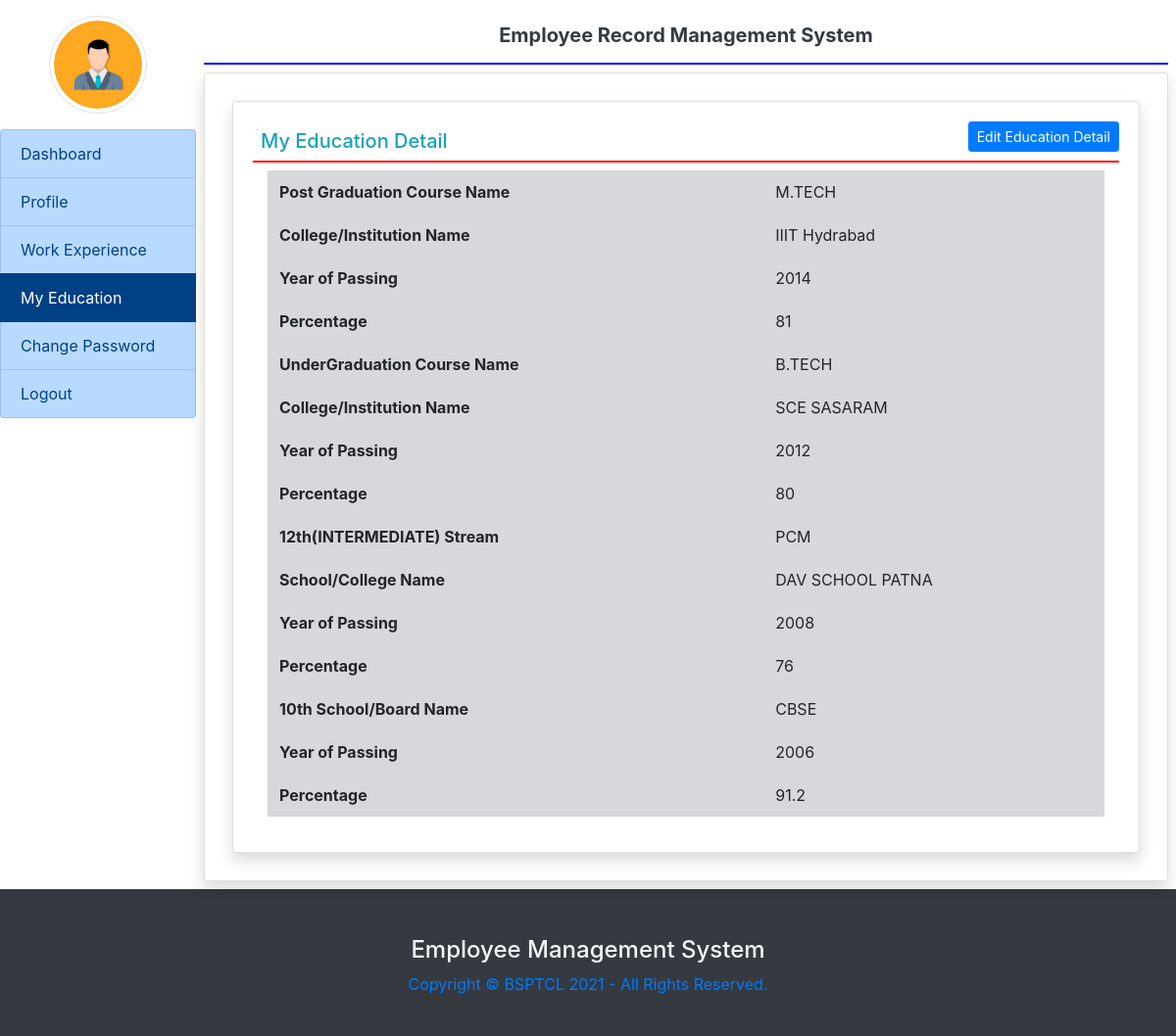
/my_education (signed in), run on the app's committed database.
### employee/models.py (models this page shows, shortened)
class EmployeeEducation(models.Model):
    user = models.ForeignKey(User,on_delete=models.CASCADE)
    coursepg = models.CharField(max_length=100,null=True)
    schoolclgpg = models.CharField(max_length=200,null=True)
    yearofpassingpg = models.CharField(max_length=20, null=True)
    percentagepg = models.CharField(max_length=30, null=True)
    courseug = models.CharField(max_length=100, null=True)
    schoolclgug = models.CharField(max_length=200, null=True)
    yearofpassingug = models.CharField(max_length=20, null=True)
    percentageug = models.CharField(max_length=30, null=True)
    coursessc = models.CharField(max_length=100, null=True)
    schoolclgssc = models.CharField(max_length=200, null=True)
    yearofpassingssc = models.CharField(max_length=20, null=True)
    percentagessc = models.CharField(max_length=30, null=True)
    coursehsc = models.CharField(max_length=100, null=True)
    schoolclghsc = models.CharField(max_length=200, null=True)
    yearofpassinghsc = models.CharField(max_length=20, null=True)
    percentagehsc = models.CharField(max_length=30, null=True)

### employee/views.py (the view)
# urls.py: path('my_education',my_education,name='my_education'),
def my_education(request):
    if not request.user.is_authenticated:
        return redirect('emp_login')
    user = request.user
    education = EmployeeEducation.objects.get(user=user)
    return render(request,'my_education.html',locals())

### employee/templates/my_education.html
{% extends 'emp_base.html' %}
{% block main%}
<div class="card shadow m-2">
    <div class="card-body">
       <a href="{% url 'edit_education' %}" class="btn btn-primary float-right btn-sm">Edit Education Detail</a>
        <h5 class="p-2 text-info" style="border-bottom : 2px solid red" > My Education Detail </h5>
       <div class="container-fluid">
           <table class="table table-borderless table-secondary">
               <tr>
                   <th>Post Graduation Course Name</th>
                   <td>{{education.coursepg}}</td>
               </tr>
               <tr>
                   <th>College/Institution Name</th>
                   <td>{{education.schoolclgpg}}</td>
               </tr>
               <tr>
                   <th>Year of Passing</th>
                   <td>{{education.yearofpassingpg}}</td>
               </tr>
               <tr>
                   <th>Percentage</th>
                   <td>{{education.percentagepg}}</td>
               </tr>
               <tr>
                   <th>UnderGraduation Course Name</th>
                   <td>{{education.courseug}}</td>
               </tr>
               <tr>
                   <th>College/Institution Name</th>
                   <td>{{education.schoolclgug}}</td>
               </tr>
               <tr>
                   <th>Year of Passing</th>
                   <td>{{education.yearofpassingug}}</td>
               </tr>
               <tr>
                   <th>Percentage</th>
                   <td>{{education.percentageug}}</td>
               </tr>
               <tr>
                   <th>12th(INTERMEDIATE) Stream</th>
                   <td>{{education.coursessc}}</td>
               </tr>
               <tr>
                   <th>School/College Name</th>
                   <td>{{education.schoolclgssc}}</td>
               </tr>
               <tr>
                   <th>Year of Passing</th>
                   <td>{{education.yearofpassingssc}}</td>
               </tr>
               <tr>
                   <th>Percentage</th>
                   <td>{{education.percentagessc}}</td>
               </tr>
               <tr>
                   <th>10th School/Board Name</th>
                   <td>{{education.schoolclghsc}}</td>
               </tr>
               <tr>
                   <th>Year of Passing</th>
                   <td>{{education.yearofpassinghsc}}</td>
               </tr>
               <tr>
                   <th>Percentage</th>
                   <td>{{education.percentagehsc}}</td>
               </tr>
           </table>
       </div>
    </div>
</div>
{% endblock %}

### data on the page
EmployeeEducation: coursepg "M.TECH", schoolclgpg "IIIT Hydrabad", yearofpassingpg "2014", percentagepg "81", courseug "B.TECH", schoolclgug "SCE SASARAM", yearofpassingug "2012", percentageug "80", coursessc "PCM", schoolclgssc "DAV SCHOOL PATNA", yearofpassingssc "2008", percentagessc "76", schoolclghsc "CBSE", yearofpassinghsc "2006", percentagehsc "91.2"
